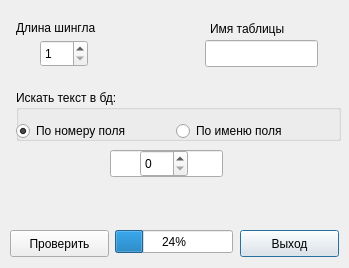
<?xml version="1.0" encoding="UTF-8"?>
<ui version="4.0">
 <class>dbuniq</class>
 <widget class="QDialog" name="dbuniq">
  <property name="geometry">
   <rect>
    <x>0</x>
    <y>0</y>
    <width>349</width>
    <height>268</height>
   </rect>
  </property>
  <property name="minimumSize">
   <size>
    <width>349</width>
    <height>268</height>
   </size>
  </property>
  <property name="maximumSize">
   <size>
    <width>349</width>
    <height>268</height>
   </size>
  </property>
  <property name="windowTitle">
   <string>Уникальность текста</string>
  </property>
  <property name="windowIcon">
   <iconset resource="res.qrc">
    <normaloff>:/main/res/uniqueness.png</normaloff>:/main/res/uniqueness.png</iconset>
  </property>
  <property name="modal">
   <bool>true</bool>
  </property>
  <widget class="QSpinBox" name="spin_length">
   <property name="geometry">
    <rect>
     <x>40</x>
     <y>40</y>
     <width>48</width>
     <height>27</height>
    </rect>
   </property>
   <property name="minimum">
    <number>1</number>
   </property>
  </widget>
  <widget class="QLabel" name="label">
   <property name="geometry">
    <rect>
     <x>16</x>
     <y>18</y>
     <width>101</width>
     <height>20</height>
    </rect>
   </property>
   <property name="text">
    <string>Длина шингла</string>
   </property>
  </widget>
  <widget class="QLabel" name="label_2">
   <property name="geometry">
    <rect>
     <x>210</x>
     <y>20</y>
     <width>101</width>
     <height>17</height>
    </rect>
   </property>
   <property name="text">
    <string>Имя таблицы</string>
   </property>
  </widget>
  <widget class="QLineEdit" name="edit_tablename">
   <property name="geometry">
    <rect>
     <x>205</x>
     <y>40</y>
     <width>113</width>
     <height>27</height>
    </rect>
   </property>
  </widget>
  <widget class="QLineEdit" name="edit_field">
   <property name="geometry">
    <rect>
     <x>110</x>
     <y>150</y>
     <width>113</width>
     <height>27</height>
    </rect>
   </property>
  </widget>
  <widget class="QGroupBox" name="groupBox">
   <property name="geometry">
    <rect>
     <x>16</x>
     <y>90</y>
     <width>325</width>
     <height>51</height>
    </rect>
   </property>
   <property name="title">
    <string>Искать текст в бд:</string>
   </property>
   <widget class="QRadioButton" name="w_radi_number">
    <property name="geometry">
     <rect>
      <x>0</x>
      <y>30</y>
      <width>151</width>
      <height>22</height>
     </rect>
    </property>
    <property name="text">
     <string>По номеру поля</string>
    </property>
    <property name="checked">
     <bool>true</bool>
    </property>
   </widget>
   <widget class="QRadioButton" name="w_radio_name">
    <property name="geometry">
     <rect>
      <x>160</x>
      <y>30</y>
      <width>141</width>
      <height>22</height>
     </rect>
    </property>
    <property name="text">
     <string>По именю поля</string>
    </property>
   </widget>
  </widget>
  <widget class="QSpinBox" name="spin_field">
   <property name="geometry">
    <rect>
     <x>140</x>
     <y>150</y>
     <width>48</width>
     <height>27</height>
    </rect>
   </property>
  </widget>
  <widget class="QPushButton" name="b_exit">
   <property name="geometry">
    <rect>
     <x>240</x>
     <y>230</y>
     <width>99</width>
     <height>27</height>
    </rect>
   </property>
   <property name="text">
    <string>Выход</string>
   </property>
  </widget>
  <widget class="QPushButton" name="b_do">
   <property name="geometry">
    <rect>
     <x>10</x>
     <y>230</y>
     <width>99</width>
     <height>27</height>
    </rect>
   </property>
   <property name="text">
    <string>Проверить</string>
   </property>
  </widget>
  <widget class="QLabel" name="l_status">
   <property name="geometry">
    <rect>
     <x>30</x>
     <y>200</y>
     <width>291</width>
     <height>20</height>
    </rect>
   </property>
   <property name="text">
    <string/>
   </property>
   <property name="alignment">
    <set>Qt::AlignCenter</set>
   </property>
  </widget>
  <widget class="QProgressBar" name="w_progress">
   <property name="geometry">
    <rect>
     <x>115</x>
     <y>230</y>
     <width>118</width>
     <height>23</height>
    </rect>
   </property>
   <property name="value">
    <number>24</number>
   </property>
  </widget>
 </widget>
 <resources>
  <include location="res.qrc"/>
 </resources>
 <connections/>
</ui>
